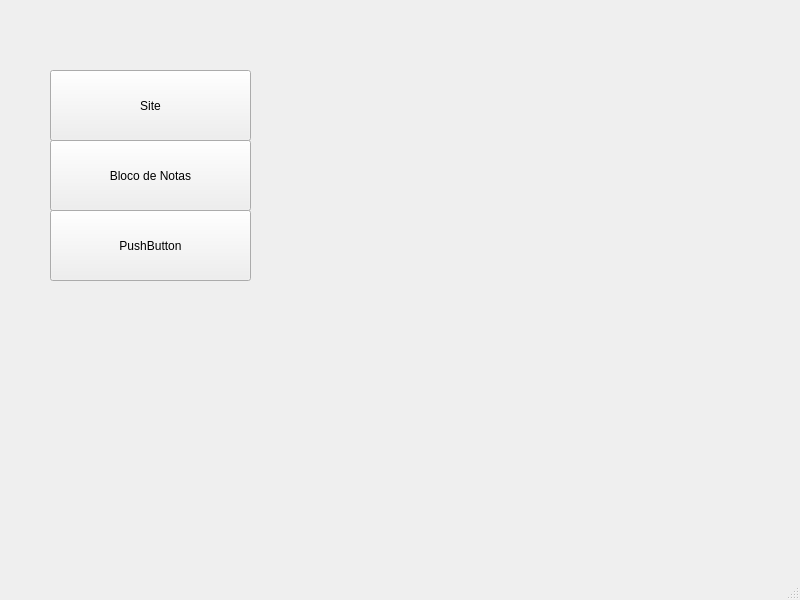
<?xml version="1.0" encoding="UTF-8"?>
<ui version="4.0">
 <class>MainWindow</class>
 <widget class="QMainWindow" name="MainWindow">
  <property name="geometry">
   <rect>
    <x>0</x>
    <y>0</y>
    <width>800</width>
    <height>600</height>
   </rect>
  </property>
  <property name="windowTitle">
   <string>MainWindow</string>
  </property>
  <widget class="QWidget" name="centralwidget">
   <widget class="QPushButton" name="pushButton">
    <property name="geometry">
     <rect>
      <x>50</x>
      <y>70</y>
      <width>201</width>
      <height>71</height>
     </rect>
    </property>
    <property name="text">
     <string>Site</string>
    </property>
   </widget>
   <widget class="QPushButton" name="pushButton_2">
    <property name="geometry">
     <rect>
      <x>50</x>
      <y>140</y>
      <width>201</width>
      <height>71</height>
     </rect>
    </property>
    <property name="text">
     <string>Bloco de Notas</string>
    </property>
   </widget>
   <widget class="QPushButton" name="pushButton_3">
    <property name="geometry">
     <rect>
      <x>50</x>
      <y>210</y>
      <width>201</width>
      <height>71</height>
     </rect>
    </property>
    <property name="text">
     <string>PushButton</string>
    </property>
   </widget>
  </widget>
  <widget class="QMenuBar" name="menubar">
   <property name="geometry">
    <rect>
     <x>0</x>
     <y>0</y>
     <width>800</width>
     <height>21</height>
    </rect>
   </property>
  </widget>
  <widget class="QStatusBar" name="statusbar"/>
 </widget>
 <resources/>
 <connections/>
</ui>
